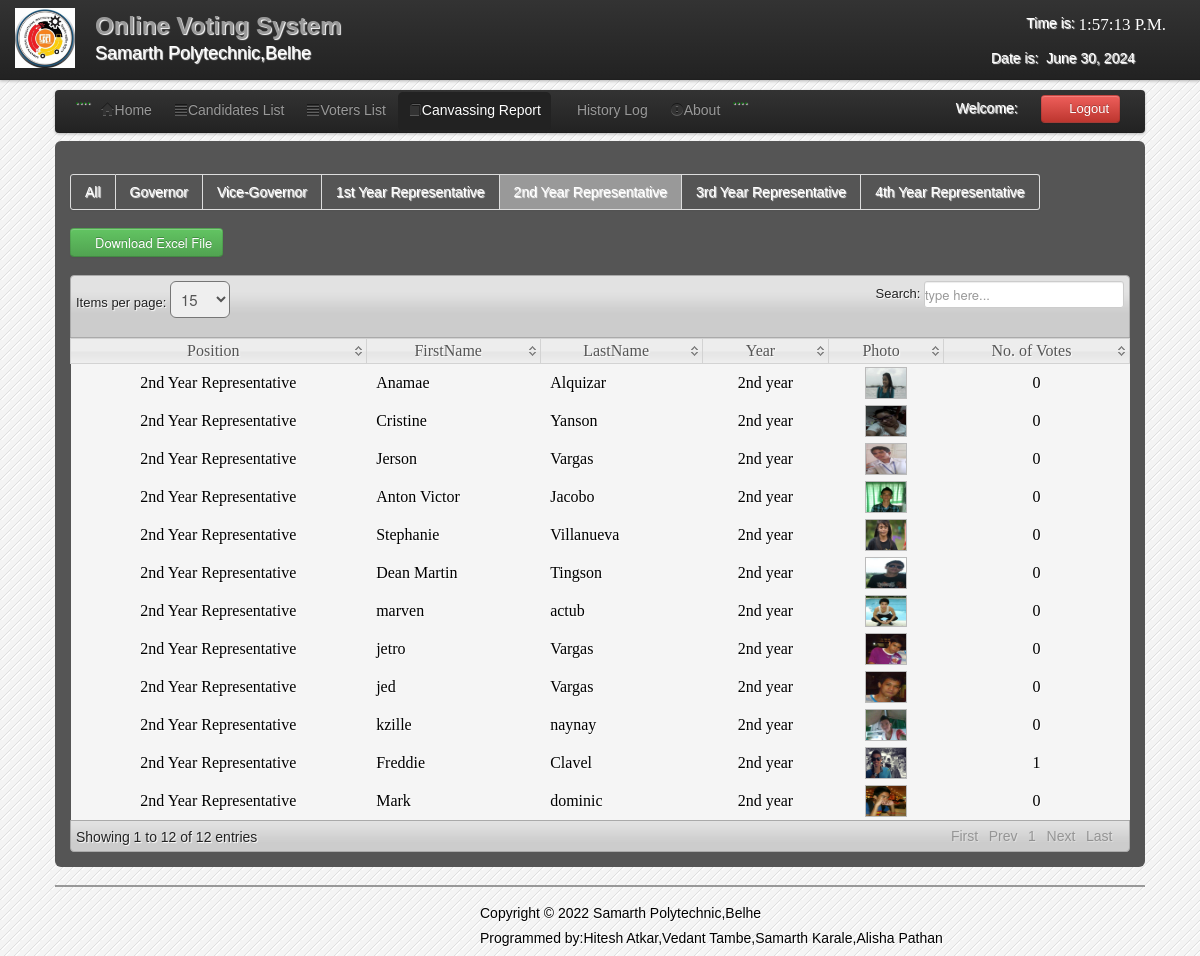
Page /admin/C_2nd_year.php (signed in) on the committed database.
### tables this page shows
CREATE TABLE `candidate` (
  `CandidateID` int(11) NOT NULL,
  `abc` varchar(1) NOT NULL,
  `Position` varchar(200) NOT NULL,
  `Party` varchar(100) NOT NULL,
  `FirstName` varchar(200) NOT NULL,
  `LastName` varchar(200) NOT NULL,
  `MiddleName` varchar(100) NOT NULL,
  `Gender` varchar(6) NOT NULL,
  `Year` varchar(100) NOT NULL,
  `Photo` varchar(200) NOT NULL
);

### admin/C_2nd_year.php (the view, shortened to what this page needs)
<?php
include('session.php');
include('header.php');
include('dbcon.php');
?>
</head>
<body>
<?php include('nav_top.php'); ?>
<div class="wrapper">
<div class="home_body">
<div class="navbar">
	<div class="navbar-inner">
	<div class="container">
	<ul class="nav nav-pills">
	  <li>....</li>
	  <li><a href="home.php"><i class="icon-home icon-large"></i>Home</a></li>
	  <li><a  href="candidate_list.php"><i class="icon-align-justify icon-large"></i>Candidates List</a></li>
	  <li class=""><a  href="voter_list.php"><i class="icon-align-justify icon-large"></i>Voters List</a></li>
		 <li class="active"><a  href="canvassing_report.php"><i class="icon-book icon-large"></i>Canvassing Report</a></li>
		    <li><a  href="History.php"><i class="icon-table icon-large"></i>History Log</a>
		   <li><a data-toggle="modal" href="#about"><i class="icon-exclamation-sign icon-large"></i>About</a></li>
		   <li>....</li>
	 </ul>
	<form class="navbar-form pull-right">
		<?php $result=mysqli_query($conn,"select * from users where User_id='$id_session'");
	$row=mysqli_fetch_array($result);
	?>
	<font color="white">Welcome:<i class="icon-user-md"></i><?php echo $row['User_Type']; ?></font>
	<a class="btn btn-danger" id="logout" data-toggle="modal" href="#myModal"><i class="icon-off"></i>&nbsp;Logout</a>
	</form>
	</div>
	</div>
	</div>
	<div id="element" class="hero-body">
	    <div class="pagination">
    <ul>
    <li><a href="Canvassing_report.php"><font color="white">All</font></a></li>
    <li><a href="C_governor.php"><font color="white">Governor</font></a></li>
    <li><a href="C_vice-governor.php"><font color="white">Vice-Governor</font></a></li>
    <li><a href="C_1st_year.php"><font color="white">1st Year Representative</font></a></li>
    <li class="active"><a href="C_2nd_year.php"><font color="white">2nd Year Representative</font></a></li>
    <li><a href="C_3rd_year.php"><font color="white">3rd Year Representative</font></a></li>
    <li><a href="C_4th_year.php"><font color="white">4th Year Representative</font></a></li>
    </ul>
    </div>
		<form method="POST" action="canvassing_excel.php">
	<button id="save_voter" class="btn btn-success" name="save"><i class="icon-download icon-large"></i>Download Excel File</button>
	</form>
	<table class="users-table">
<div class="demo_jui">
		<table cellpadding="0" cellspacing="0" border="0" class="display" id="log" class="jtable">
			<thead>
				<tr>
				<th>Position</th>
				<th>FirstName</th>
				<th>LastName</th>
				<th>Year</th>
				<th>Photo</th>
				<th>No. of Votes</th>
				</tr>
			</thead>
			<tbody>
<?php $candidate_query=mysqli_query($conn,"select  * from candidate where Position='2nd Year Representative'");
		while($candidate_rows=mysqli_fetch_array($candidate_query)){ $id=$candidate_rows['CandidateID'];
		?>
<tr class="del<?php echo $id ?>">
	<td align="center"><?php echo $candidate_rows['Position']; ?></td>
	<td><?php echo $candidate_rows['FirstName']; ?></td>
	<td><?php echo $candidate_rows['LastName']; ?></td>
	<td align="center"><?php echo $candidate_rows['Year']; ?></td>
	<td align="center"><img class="pic" width="40" height="30" src="<?php echo $candidate_rows['Photo'];?>" border="0" onmouseover="showtrail('<?php echo $candidate_rows['Photo'];?>','<?php echo $candidate_rows['FirstName']." ".$candidate_rows['LastName'];?> ',200,5)" onmouseout="hidetrail()"></a></td>
		<td align="center">
	<?php $votes_query=mysqli_query($conn,"select * from votes where CandidateID='$id'");
	$vote_count=mysqli_num_rows($votes_query);
	echo $vote_count;
	?>
</td>
	</tr>
<?php } ?>
			</tbody>
		</table>
	</div>
	</div>
<?php include('footer.php')?>
</div>
</body>
</html>

### admin/css/datatable/demo_table_jui.css (style rules this page uses)
table.display thead th { cursor: pointer; padding: 3px 0 3px 10px; }
table.display { border-collapse: collapse; clear: both; margin: 0 auto; width: 100%; }
table.display td { padding: 3px 10px; }
tr.odd { background-color: #f5f5f5; }
tr.even { background-color: #f5f5f5; }

### admin/css/Home.css (style rules this page uses)
* { margin:0; padding:0; }
body { font-family:"Trebuchet MS", "Myriad Pro", Arial, sans-serif; font-size:14px; background-color: #fff; background:#f4f4f4 url(../images/bg.gif) repeat top left; text-shadow:1px 1px 1px #fff; background-position: 0 0px; }
.wrapper { width:1090px; margin:10px auto; }

### rows in the picture
candidate: Position "2nd Year Representative", FirstName "Anamae", LastName "Alquizar", Year "2nd year", Photo (picture), vote_count "0"
candidate: Position "2nd Year Representative", FirstName "Cristine", LastName "Yanson", Year "2nd year", Photo (picture), vote_count "0"
candidate: Position "2nd Year Representative", FirstName "Jerson", LastName "Vargas", Year "2nd year", Photo (picture), vote_count "0"
candidate: Position "2nd Year Representative", FirstName "Anton Victor", LastName "Jacobo", Year "2nd year", Photo (picture), vote_count "0"
candidate: Position "2nd Year Representative", FirstName "Stephanie", LastName "Villanueva", Year "2nd year", Photo (picture), vote_count "0"
candidate: Position "2nd Year Representative", FirstName "Dean Martin", LastName "Tingson", Year "2nd year", Photo (picture), vote_count "0"
candidate: Position "2nd Year Representative", FirstName "marven", LastName "actub", Year "2nd year", Photo (picture), vote_count "0"
candidate: Position "2nd Year Representative", FirstName "jetro", LastName "Vargas", Year "2nd year", Photo+FirstName (picture), vote_count "0"
candidate: Position "2nd Year Representative", FirstName "jed", LastName "Vargas", Year "2nd year", Photo (picture), vote_count "0"
candidate: Position "2nd Year Representative", FirstName "kzille", LastName "naynay", Year "2nd year", Photo (picture), vote_count "0"
candidate: Position "2nd Year Representative", FirstName "Freddie", LastName "Clavel", Year "2nd year", Photo (picture), vote_count "1"
candidate: Position "2nd Year Representative", FirstName "Mark", LastName "dominic", Year "2nd year", Photo (picture), vote_count "0"
